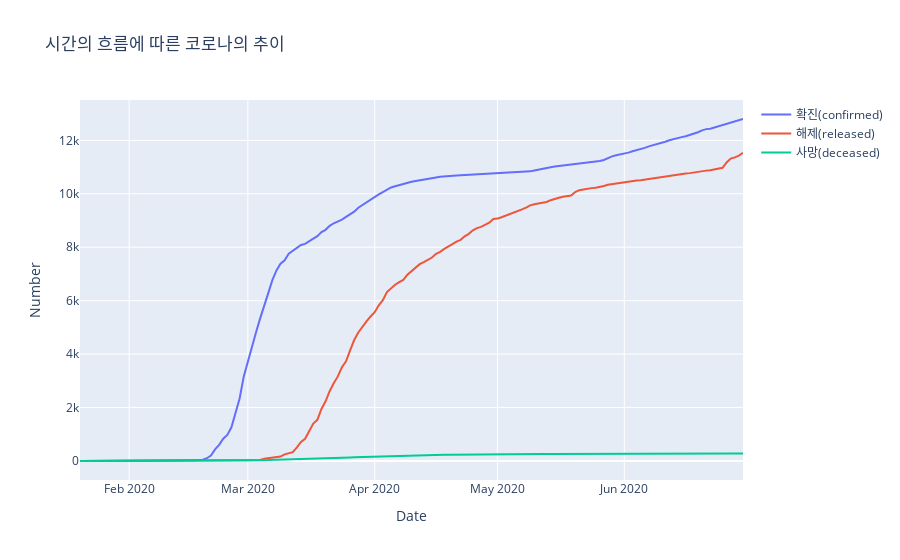

The cell this chart's notebook holds for it:
### Markdown cell above
해당 그래프를 보면 시간의 흐름에 따른 누적 확진자의 수를 나타낸것으로 20년 3월부터 가파른 경사를 보이면서 우상향해서 증가하는 추세를 보이고 있습니다

### Code cell
fig = go.Figure()

fig.add_trace(go.Scatter(x=time['date'], y=time['confirmed'],
                    mode='lines', 
                    name='확진(confirmed)'))

fig.add_trace(go.Scatter(x=time['date'], y=time['released'],
                    mode='lines', 
                    name='해제(released)'))
                    
fig.add_trace(go.Scatter(x=time['date'], y=time['deceased'],
                    mode='lines', 
                    name='사망(deceased)'))

fig.update_layout(title='시간의 흐름에 따른 코로나의 추이',
                   xaxis_title='Date',
                   yaxis_title='Number')

fig.show()

### Figure 1 — Plotly figure (JSON) as saved in the notebook; plotly's stock layout.template omitted (floating-point values rounded to 4 significant figures; data arrays with more than 128 entries replaced by an {"elided": "..."} marker saying what was removed)
{"data": [{"mode": "lines", "name": "확진(confirmed)", "type": "scatter", "x": {"elided": "163 str values"}, "y": {"elided": "163 int values"}}, {"mode": "lines", "name": "해제(released)", "type": "scatter", "x": {"elided": "163 str values"}, "y": {"elided": "163 int values"}}, {"mode": "lines", "name": "사망(deceased)", "type": "scatter", "x": {"elided": "163 str values"}, "y": {"elided": "163 int values"}}], "layout": {"title": {"text": "시간의 흐름에 따른 코로나의 추이"}, "xaxis": {"title": {"text": "Date"}}, "yaxis": {"title": {"text": "Number"}}}}
